Frame 1 (no input): blank canvas, image omitted
Frame 60 (the mouse pressed at the canvas centre just before this capture): blank canvas, image omitted
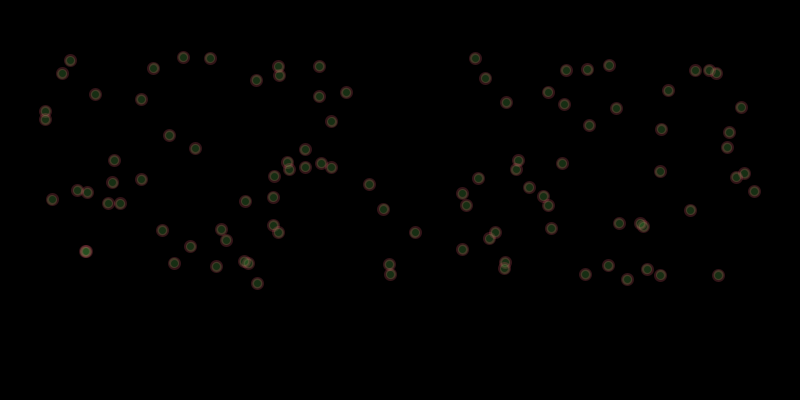
Frame 120 (the mouse held since frame 60 and released just before this capture)

The Processing sketch whose frames 1 and 60 were blank and that drew this single picture after the mouse press (run headless with seeded random() and noise(); from frame 60 on, the mouse is pressed at the canvas centre):

// Processing sketch: processing_93345
// ── processing_93345.pde

Particle[] particles;
int NUM_PARTICLES = 100;
int baseAngle;
color backgroundCol, strokeCol, fillCol;

void setup() {
 colorMode(HSB, 360, 50, 100);
 background(0);
 size(800, 400);
 //stroke(0);
 strokeWeight(3);
 //fill(150);
 smooth();
}

void draw() {
  background(0);
  if (particles != null) {
    for (int i = 0; i < NUM_PARTICLES; i++) {
      particles[i].exist();
    }
  }
}

void mousePressed() {
  baseAngle = (int)random(0,360); //Grundfarbe setzen
  backgroundCol = color(baseAngle, 30, 50+random(50));
  strokeCol = color((baseAngle+120) % 360, 30, 50+random(50));
  fillCol = color((baseAngle+240) % 360, 30, 50+random(50));
  
  //background(backgroundCol);
  //background(0);
  stroke(strokeCol, 50);
  fill(fillCol, 75);
  
  particles = new Particle[NUM_PARTICLES];
  for (int i = 0; i < NUM_PARTICLES; i++) {
    particles[i] = new Particle();
  }
}

public class Particle {
  float x, y;
  float vx, vy;
  float ax, ay;

  public Particle() {
      x = mouseX;
      y = mouseY;
      vx = vy = 0f;
      ax = random(-0.2, 0.2);
      ay = random(-0.08, 0.05);
  }

  public void exist() {
     vx += ax;
     vy += ay;
     x += vx;
     y += vy;
     ellipse(x, y, 10, 10);
  }
}
